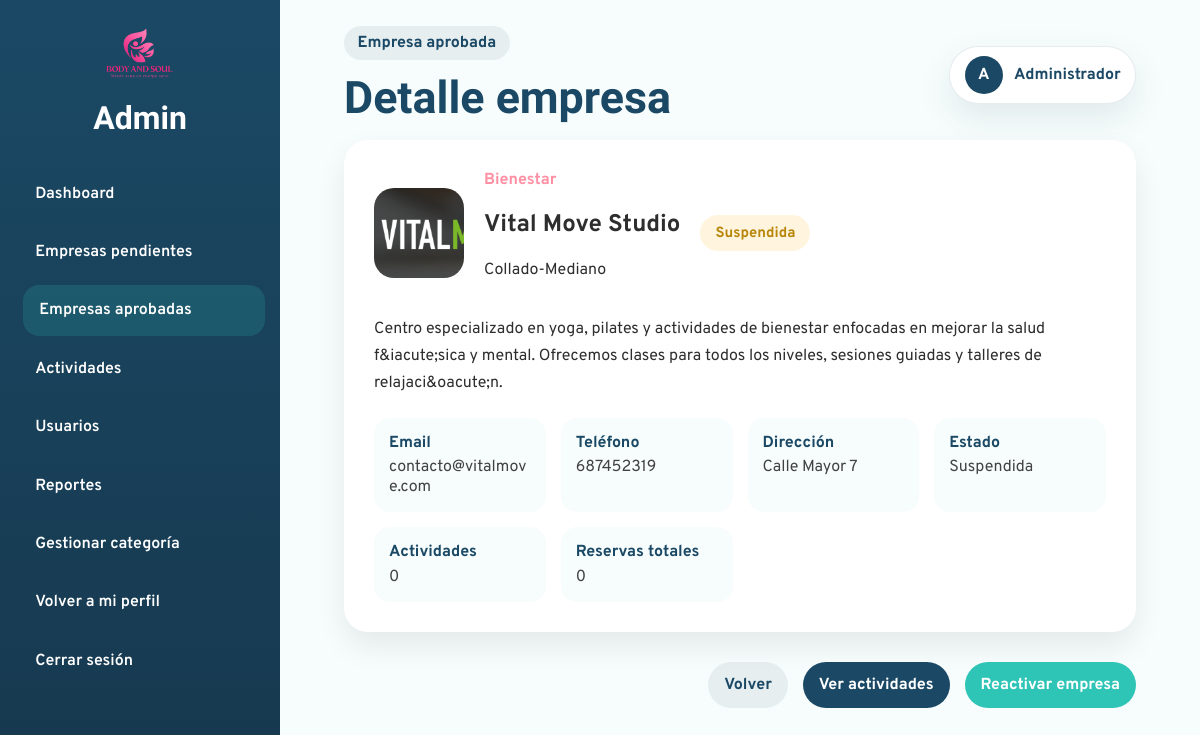
Screenshot of /Admin/detalle-empresa-aprobada.php?id=5 (signed in) with the database file from the repository.
### tables this page shows
CREATE TABLE `empresa` (
  `id_empresa` int(11) NOT NULL,
  `nombre_empresa` varchar(150) NOT NULL,
  `categoria_empresa` varchar(100) NOT NULL,
  `email` varchar(150) NOT NULL,
  `contrasena` varchar(255) NOT NULL,
  `direccion` varchar(255) DEFAULT NULL,
  `telefono` varchar(20) DEFAULT NULL,
  `ciudad_empresa` varchar(100) NOT NULL,
  `descripcion_empresa` text NOT NULL,
  `logo_empresa` varchar(255) DEFAULT NULL,
  `estado` enum('activa','suspendida') NOT NULL DEFAULT 'activa',
  `fecha_registro` datetime NOT NULL DEFAULT current_timestamp()
);

### bd/bdadmin.php (called while the page is built, shortened)
<?php
class bdadmin{
public $pdo = "";
public function __construct($host,$port,$db,$user,$pass) {
    $this->pdo = new PDO("mysql:host=".$host.";port=".$port.";dbname=".$db.";charset=utf8", $user, $pass);
    }
public function ObtenerEmpresaAprobadaPorId($idEmpresa){
    $sentencia = "SELECT
                e.*,
                (
                    SELECT COUNT(*)
                    FROM servicio s
                    WHERE s.id_empresa = e.id_empresa
                ) AS total_servicios,
                (
                    SELECT COUNT(*)
                    FROM servicio s
                    INNER JOIN reserva r ON s.id_servicio = r.id_servicio
                    WHERE s.id_empresa = e.id_empresa
                ) AS total_reservas
            FROM empresa e
            WHERE e.id_empresa = :id_empresa
            LIMIT 1";
    $ejecucion = $this->pdo->prepare($sentencia);
    $ejecucion->execute([
        ":id_empresa" => $idEmpresa
    ]);
    return $ejecucion->fetch(PDO::FETCH_ASSOC);
}
}

### Admin/detalle-empresa-aprobada.php (the view, shortened to what this page needs)
<?php
require_once("head-admin.php");
$idEmpresa = (int) $_GET["id"];
$empresa = $bdadmin->ObtenerEmpresaAprobadaPorId($idEmpresa);
$estado = $empresa["estado"] ?? "activa";
if($estado == "activa"){
    $claseEstado = "approved";
    $textoEstado = "Activa";
}else{
    $claseEstado = "blocked";
    $textoEstado = "Suspendida";
}
?>
<main class="admin-content">
  <section class="empresa-detalle-card">
    <div class="empresa-detalle-header">
      <img
        src="<?= htmlspecialchars($empresa["logo_empresa"] ?? "../assets/placeholder.jpg") ?>"
        class="empresa-logo"
        alt="Logo empresa"
      >
      <div>
        <span class="empresa-categoria">
          <?= ucfirst(htmlspecialchars($empresa["categoria_empresa"] ?? "Sin categoría")) ?>
        </span>
        <h2><?= htmlspecialchars($empresa["nombre_empresa"]) ?></h2>
        <p class="empresa-ciudad">
          <?= htmlspecialchars($empresa["ciudad_empresa"] ?? "Sin ciudad") ?>
        </p>
      </div>
      <span class="admin-status-chip <?= $claseEstado ?>">
        <?= $textoEstado ?>
      </span>
    </div>
    <p class="empresa-descripcion">
      <?= nl2br(htmlspecialchars($empresa["descripcion_empresa"] ?? "")) ?>
    </p>
    <div class="empresa-info-grid">
      <div class="empresa-info-item">
        <span class="info-label">Email</span>
        <span class="info-value"><?= htmlspecialchars($empresa["email"]) ?></span>
      </div>
      <div class="empresa-info-item">
        <span class="info-label">Teléfono</span>
        <span class="info-value"><?= htmlspecialchars($empresa["telefono"] ?? "No indicado") ?></span>
      </div>
      <div class="empresa-info-item">
        <span class="info-label">Dirección</span>
        <span class="info-value"><?= htmlspecialchars($empresa["direccion"] ?? "No indicada") ?></span>
      </div>
      <div class="empresa-info-item">
        <span class="info-label">Estado</span>
        <span class="info-value"><?= $textoEstado ?></span>
      </div>
      <div class="empresa-info-item">
        <span class="info-label">Actividades</span>
        <span class="info-value"><?= $empresa["total_servicios"] ?></span>
      </div>
      <div class="empresa-info-item">
        <span class="info-label">Reservas totales</span>
        <span class="info-value"><?= $empresa["total_reservas"] ?></span>
      </div>
    </div>
  </section>
  <div class="empresa-acciones">
    <a href="empresas-aprobadas.php" class="btn-detail">
      Volver
    </a>
    <a href="servicios-empresa.php?id=<?= $empresa["id_empresa"] ?>" class="btn-secondary-admin">
      Ver actividades
    </a>
    <?php if($estado == "activa"): ?>
      <a href="detalle-empresa-aprobada.php?id=<?= $empresa["id_empresa"] ?>&suspender=<?= $empresa["id_empresa"] ?>"
         class="btn-warning"
         onclick="return confirm('¿Suspender esta empresa? También se cancelarán sus actividades y reservas asociadas.');">
        Suspender empresa
      </a>
    <?php else: ?>
      <a href="detalle-empresa-aprobada.php?id=<?= $empresa["id_empresa"] ?>&activar=<?= $empresa["id_empresa"] ?>"
         class="btn-approve"
         onclick="return confirm('¿Reactivar esta empresa?');">
        Reactivar empresa
      </a>
    <?php endif; ?>
  </div>
</main>
</div>
</div>
</body>
</html>

### css/admin-styles/admin-dashboard.css (style rules this page uses)
:root { --admin-primary: #1B4965; --admin-primary-dark: #16384E; --admin-secondary: #2EC4B6; --admin-accent: #FF8FA3; --admin-bg: #F7FDFC; --admin-surface: #ffffff; --admin-text: #2E2E2E; --admin-border: rgba(27, 73, 101, 0.10); --admin-shadow: 0 14px 34px rgba(27, 73, 101, 0.10); --admin-radius: 24px; --admin-transition: all 0.3s ease; }
* { box-sizing: border-box; }
body.admin-dashboard-body { margin: 0; font-family: "Overpass", sans-serif; background-color: var(--admin-bg); color: var(--admin-text); }
.admin-content { padding: 0 2rem 2rem; }
.btn-approve, .btn-reject { border: none; border-radius: 999px; padding: 0.7rem 1rem; font-weight: 700; cursor: pointer; transition: var(--admin-transition); }
.btn-approve { background-color: var(--admin-secondary); color: #ffffff; }
.admin-status-chip { display: inline-flex; align-items: center; justify-content: center; min-width: 96px; padding: 0.5rem 0.8rem; border-radius: 999px; font-weight: 700; font-size: 0.9rem; }

### css/admin-styles/usuarios.css (style rules this page uses)
:root { --admin-primary: #1B4965; --admin-primary-dark: #16384E; --admin-secondary: #2EC4B6; --admin-accent: #FF8FA3; --admin-warning: #FFC857; --admin-bg: #F7FDFC; --admin-surface: #ffffff; --admin-text: #2E2E2E; --admin-border: rgba(27, 73, 101, 0.10); --admin-shadow: 0 14px 34px rgba(27, 73, 101, 0.10); --admin-radius: 24px; --admin-transition: all 0.3s ease; }
* { box-sizing: border-box; }
body.admin-dashboard-body, body.admin-body { margin: 0; font-family: "Overpass", sans-serif; background-color: var(--admin-bg); color: var(--admin-text); }
a { text-decoration: none; color: inherit; }
.admin-content { padding: 0 2rem 2rem; }
.admin-status-chip, .admin-user-status { display: inline-flex; align-items: center; justify-content: center; min-width: 105px; padding: 0.5rem 0.85rem; border-radius: 999px; font-size: 0.88rem; font-weight: 700; }
.admin-status-chip.blocked, .status-blocked { background-color: rgba(255, 200, 87, 0.20); color: #b8860b; }
.btn-approve, .btn-reject { border: none; border-radius: 999px; padding: 0.7rem 1rem; font-weight: 700; cursor: pointer; transition: var(--admin-transition); }
.btn-approve { background-color: var(--admin-secondary); color: #ffffff; }
.btn-detail, .btn-secondary-admin, .btn-warning, .btn-admin { border: none; text-decoration: none; text-align: center; border-radius: 999px; padding: 0.7rem 1rem; font-weight: 700; cursor: pointer; transition: var(--admin-transition); display: inline-flex; align-items: center; justify-content: center; }
.btn-detail { background-color: rgba(27, 73, 101, 0.08); color: var(--admin-primary); }
.btn-secondary-admin { background-color: var(--admin-primary); color: #ffffff; }

### css/admin-styles/admin-detalle-empresa.css (style rules this page uses)
.empresa-detalle-card { background:white; border-radius:24px; padding:30px; box-shadow:0 14px 30px rgba(0,0,0,0.08); margin-bottom:30px; }
.empresa-detalle-header { display:flex; align-items:center; gap:20px; margin-bottom:20px; }
.empresa-logo { width:90px; height:90px; border-radius:20px; object-fit:cover; }
.empresa-categoria { color:#FF8FA3; font-weight:700; }
.empresa-descripcion { margin:20px 0; line-height:1.7; color:#2E2E2E; }
.empresa-info-grid { display:grid; grid-template-columns:repeat(4,1fr); gap:15px; }
.empresa-info-item { background:#F7FDFC; padding:15px; border-radius:16px; }
.info-label { display:block; font-weight:700; color:#1B4965; margin-bottom:5px; }
.empresa-acciones { display:flex; justify-content:flex-end; gap:15px; margin-top:30px; }
.btn-approve { background:#2EC4B6; border:none; padding:12px 22px; border-radius:999px; color:white; font-weight:700; cursor:pointer; }

### rows the page displays
empresa: logo_empresa (picture), categoria_empresa "Bienestar", nombre_empresa "Vital Move Studio", ciudad_empresa "Collado-Mediano", estado "Suspendida", descripcion_empresa "Centro especializado en yoga, pilates y actividades de bienestar enfocadas en mejorar la salud f&iacute;sica y mental. Ofrecemos clases para todos los niveles, sesiones guiadas y talleres de relajaci&oacute;n.", email "contacto@vitalmove.com", telefono "687452319", direccion "Calle Mayor 7"

### other values shown
$etiquetaPagina "Empresa aprobada"
$tituloPagina "Detalle empresa"
$empresa["total_servicios"] "0"
$empresa["total_reservas"] "0"
